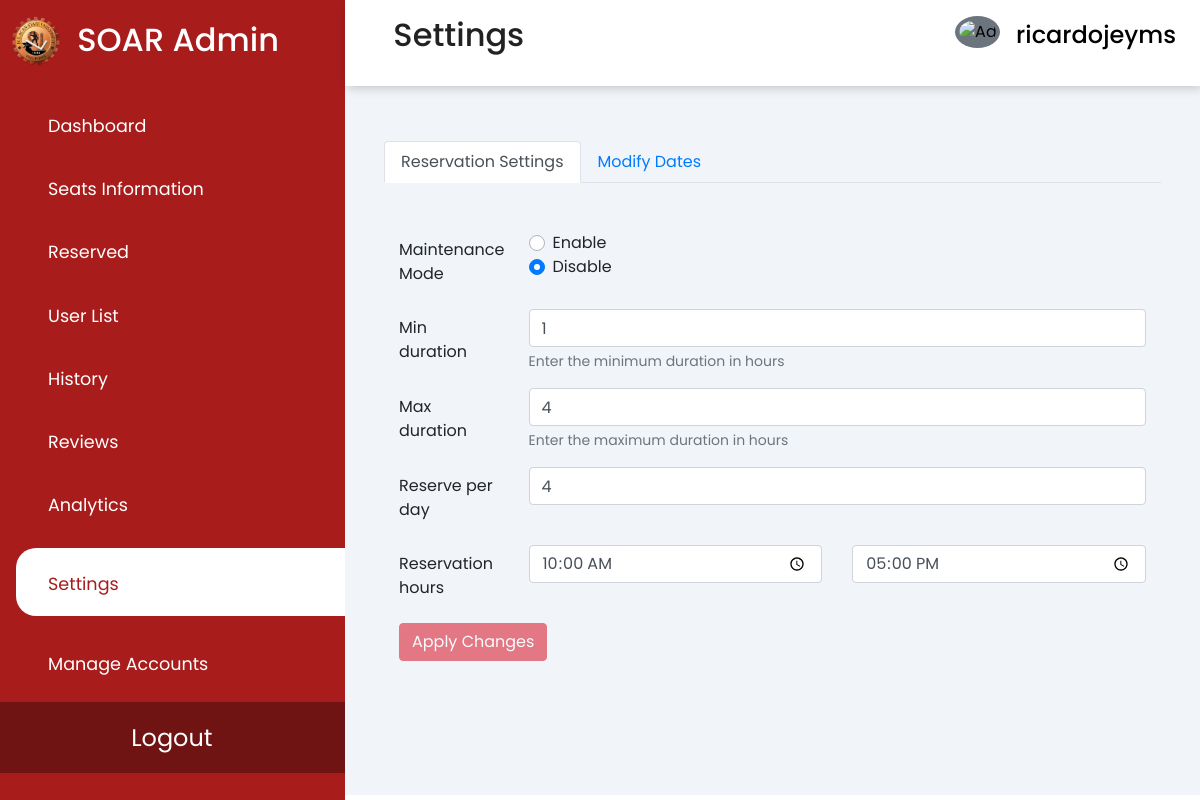
Before: /settings.php (signed in) with the older database file.
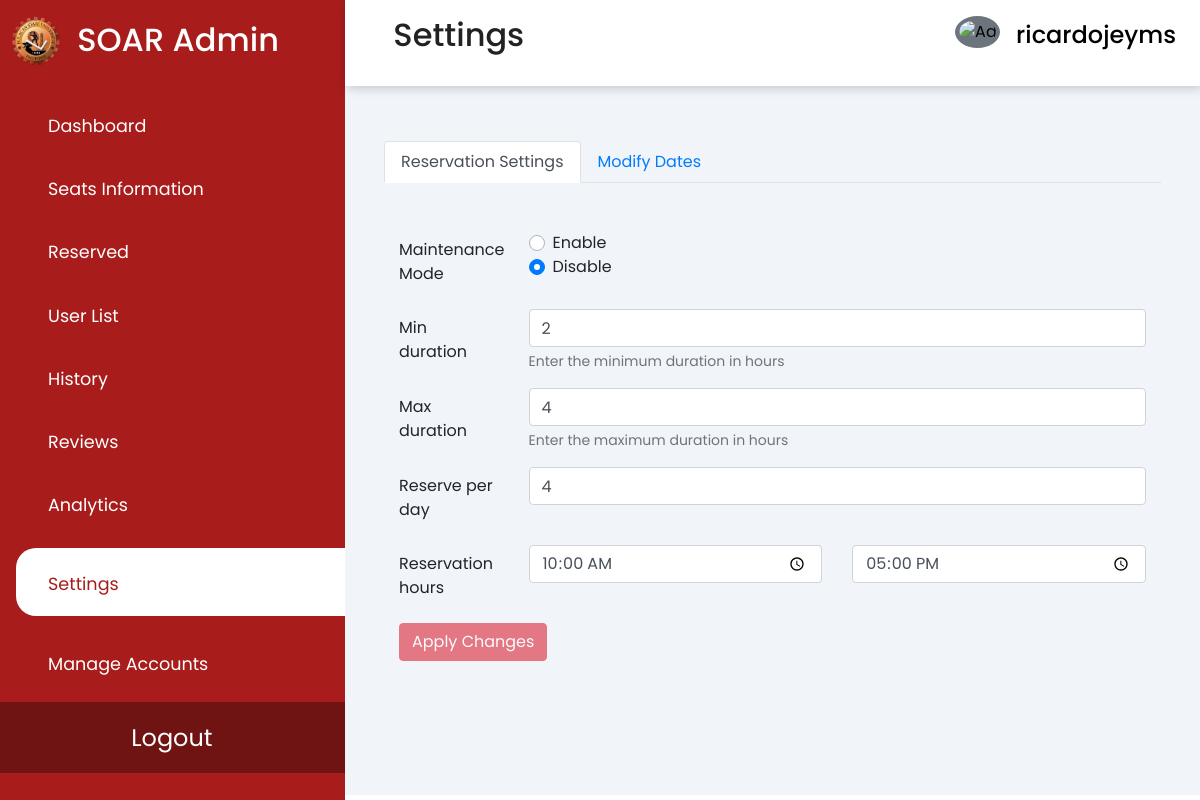
After: the same page with the newer database file.
### tables this page shows
CREATE TABLE `settings` (
  `settings_id` int(11) NOT NULL,
  `reservation` tinyint(1) DEFAULT NULL,
  `minDuration` int(11) DEFAULT NULL,
  `maxDuration` int(11) DEFAULT NULL,
  `reservePerDay` int(11) NOT NULL,
  `start_hour` time NOT NULL,
  `end_hour` time NOT NULL,
  `disabled_dates` text DEFAULT NULL
);

### settings.php (the view, shortened to what the changed rows need)
<?php
require 'assets/php/connect.php';
?>
<!DOCTYPE HTML>
<html>
<link rel="stylesheet" href="https://cdn.jsdelivr.net/npm/sweetalert2@10.16.6/dist/sweetalert2.min.css">
<head>
    <link rel="stylesheet" href="https://cdn.jsdelivr.net/npm/bootstrap@4.6.2/dist/css/bootstrap.min.css"
>
    <link rel="stylesheet" type="text/css" href="assets/css/analytics.css" />
    <link rel="stylesheet"
        href="https://maxst.icons8.com/vue-static/landings/line-awesome/line-awesome/1.3.0/css/line-awesome.min.css">
        <link rel="stylesheet" href="https://cdn.jsdelivr.net/npm/flatpickr/dist/flatpickr.min.css">
</head>
<body>
    <div class="sidebar">
        <div class="sidebar-brand">
            <h2> <span>SOAR Admin</span></h2>
        </div>
    </div>
    <div class="header">
        <header>
            <h2>
                <label for="nav-toggle">
                    <div class="toggle">
                        <span class="la la-bars"></span>
                    </div>
                </label>
                Settings
            </h2>
        </header>
    </div>
    <div class="main-content">
        <?php
        $sql = "SELECT * FROM `settings` WHERE `settings_id` = 1";
        $result = mysqli_query($conn, $sql);
        if ($result && mysqli_num_rows($result) > 0) {
            $settings = mysqli_fetch_assoc($result);
        } else {
            echo "Error retrieving settings: " . mysqli_error($conn);
        }
        $sql2 = "SELECT * FROM `settings` WHERE `settings_id` = 1";
        $result2 = mysqli_query($conn, $sql2);
        ?>
        <main>
        <div class="container mt-4">
  <div class="tab-content" id="myTabContent">
    <div class="tab-pane fade show active" id="reservation" role="tabpanel" aria-labelledby="reservation-tab">
      <div class="container mt-4">
                <br>
                <form id="settings-form" action="<?php echo $_SERVER['PHP_SELF']; ?>" method="POST">
                    <div class="form-group row">
                        <div class="col-sm-10">
                            <input type="number" class="form-control" id="min_duration" name="min_duration"
                                value="<?php echo $settings['minDuration']; ?>">
                            <small class="form-text text-muted">Enter the minimum duration in hours</small>
                        </div>
                    </div>
                    <div class="form-group row">
                        <div class="col-sm-10">
                            <input type="number" class="form-control" id="max_duration" name="max_duration"
                                value="<?php echo $settings['maxDuration']; ?>">
                            <small class="form-text text-muted">Enter the maximum duration in hours</small>
                        </div>
                    </div>
                    <div class="form-group row">
                        <div class="col-sm-10">
                            <input type="number" class="form-control" id="reserve_per_day" name="reserve_per_day"
                                value="<?php echo $settings['reservePerDay']; ?>">
                        </div>
                    </div>
                    <div class="form-group row">
                        <div class="col-sm">
                            <input type="time" class="form-control" id="start_hour" name="start_hour"
                                value="<?php echo $settings['start_hour']; ?>">
                        </div>
                        <div class="col-sm">
                            <input type="time" class="form-control" id="end_hour" name="end_hour"
                                value="<?php echo $settings['end_hour']; ?>">
                        </div>
                    </div>
                </form>
            </div>
    </div>
  </div>
</div>
<br>
<br>
<br>
        </main>
    </div>
</body>
</html>

Changed rows visible on the page:
changed settings: min_duration "1" → "2"
